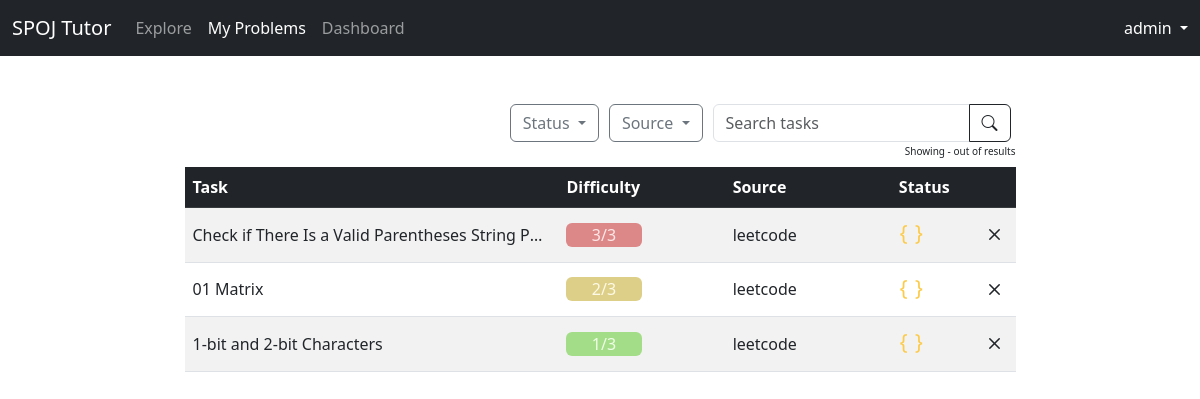
/tasks/my_problems (signed in), run on an earlier commit of the app's database.
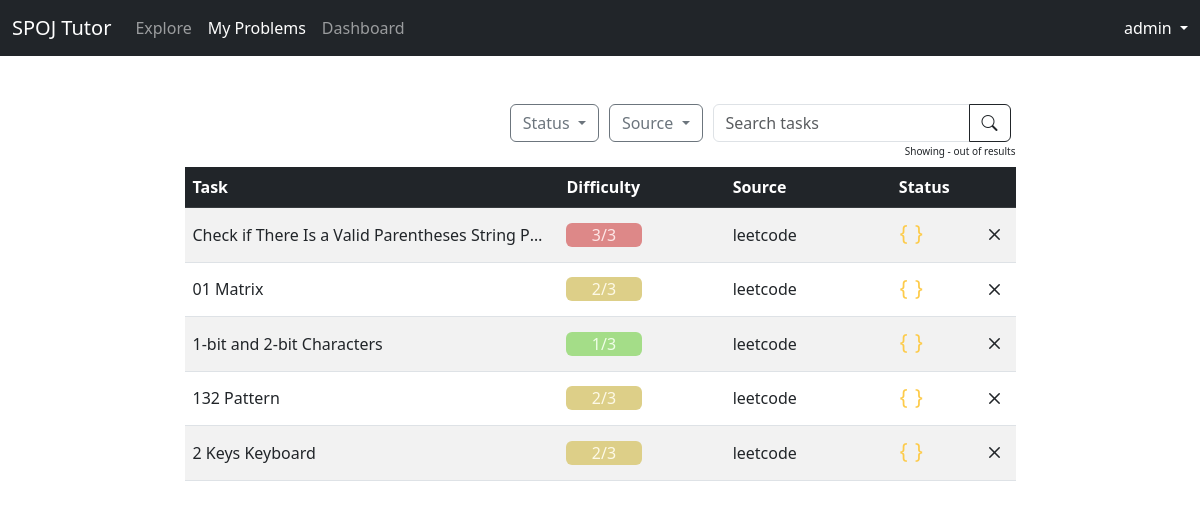
And on a later commit of the database.
### tasks/models.py (models this page shows, shortened)
class UserTask(models.Model):
    id = models.AutoField(primary_key=True)
    task_id = models.ForeignKey(Task, related_name="user_tasks", on_delete=models.CASCADE)
    user_id = models.ForeignKey(User, related_name="user_tasks", on_delete=models.CASCADE)
    class Meta:
        unique_together = ("task_id", "user_id")
    user_solution = models.CharField(max_length=1000, blank=True, null=True)
    user_note = models.CharField(max_length=500, blank=True, null=True)
    finished_date = models.DateTimeField(blank=True, null=True)

class Task(models.Model):
    id = models.AutoField(primary_key=True)
    difficulty = models.PositiveIntegerField()
    title = models.CharField(max_length=125)
    spoj = models.ForeignKey(Spoj, on_delete=models.CASCADE)
    class Meta:
        unique_together = ("difficulty", "title", "spoj", "url", "solution_url")
    url = models.URLField(max_length=200, blank=True, null=True)
    solution_url = models.URLField(max_length=200, blank=True, null=True)

class Spoj(models.Model):
    name = models.CharField(max_length=255, primary_key=True)
    amount_of_difficulty_levels = models.IntegerField(null=False, blank=False)
    url = models.URLField(max_length=200)
    def __str__(self):
        return self.name

### tasks/views.py (the view)
# urls.py: path("my_problems", login_required(views.UserTaskListView.as_view()), name='user_tasks'),
class UserTaskListView(ListView):
    model = UserTask
    context_object_name = 'tasks'
    template_name = 'user_tasks/user_tasks.html'
    paginate_by = 20

### templates/user_tasks/user_tasks.html (shortened to what this page needs)
{% extends 'base.html' %}
{% load static %}
{% load paginator_tags %}
{% block stylesheet %}
    {{ block.super }}
    <link rel="stylesheet" href="{% static 'css/tasks.css' %}">
{% endblock stylesheet %}
{% block navbar_items %}
    <li class="nav-item">
        <a class="nav-link" aria-current="page" href="{% url 'tasks' %}">Explore</a>
    </li>
    <li class="nav-item">
        <a class="nav-link active" href="{% url 'user_tasks' %}">My Problems</a>
    </li>
    <li class="nav-item">
        <a class="nav-link" href="#">Dashboard</a>
    </li>
{% endblock navbar_items %}
{% block content %}
    <div class="row justify-content-center">
        <div class="col-lg-9 col-md-12 col-sm-12">
            {% include 'includes/user_task_table_nav.html' %}
            <table class="fixed table table-striped my-2 align-middle">
                <thead class="table-dark ">
                <tr>
                    <th style="width: 45%">Task</th>
                    <th style="width: 20%">Difficulty</th>
                    <th style="width: 20%">Source</th>
                    <th style="width: 10%">Status</th>
                    <th style="width: 5%"></th>
                </tr>
                </thead>
                <tbody>
                {% for task in tasks %}
                    <tr>
                        <td class="title"><a class="link"
                                             href="{% url 'single_user_task' task.id %}">{{ task.task_id.title }}</a>
                        </td>
                        <td>
                            <div class="diff container-lg rounded-2" id="diff">
                                {{ task.task_id.difficulty | add:1 }}/{{ task.task_id.spoj.amount_of_difficulty_levels }}
                            </div>
                        </td>
                        <td>
                            <a class="link" href={{ task.task_id.url }} target="_blank" rel="noopener noreferrer">
                                {{ task.task_id.spoj }}
                            </a>
                        </td>
                        <td class="text-left">
                            {% if task.finished_date is not None %}
                                <i class="bi bi-check icon-green" style="font-size: 25px"></i>
                            {% else %}
                                <i class="bi bi-braces icon-yellow" style="font-size: 25px"></i>
                            {% endif %}
                        </td>
                        <td>
                            <form method="post" action="{{ request.full_path }}">
                                <button class="blank-button link-delete" type="submit" name="delete-user-task"
                                        value="{{ task.id }}">
                                    <i class="bi bi-x" style="font-size: 25px"></i>
                                </button>
                            </form>
                        </td>
                    </tr>
                {% endfor %}
                </tbody>
            </table>
        </div>
    </div>
{% endblock content %}

### templates/base.html (shortened to what this page needs)
{% load static %}
<!DOCTYPE html>
<html>
<head>
    {% block stylesheet %}
        <link rel="stylesheet" href="{% static 'css/bootstrap.min.css' %}">
        <link href="{% static 'css/bootstrap-icons.css' %}" rel="stylesheet">
    {% endblock stylesheet %}
</head>
<body>
{% block body %}
    {% block nav %}
        <nav class="navbar sticky-top navbar-expand-lg bg-dark" data-bs-theme="dark">
            <div class="container-fluid">
                <a class="navbar-brand" href="#">SPOJ Tutor</a>
                <div class="collapse navbar-collapse" id="navbarNavDropdown">
                    <ul class="navbar-nav me-auto mb-2 mb-lg-0">
                        {% block navbar_items %}{% endblock navbar_items %}
                    </ul>
                    {% if user.is_authenticated %}
                        <div class="navbar-text dropdown">
                            <a class="nav-link dropdown-toggle" href="#" role="button" data-bs-toggle="dropdown"
                               aria-expanded="false">
                                {{ user.username }}
                            </a>
                        </div>
                    {% else %}
                        <form class="form-inline">
                            <a href="{% url 'login' %}" class="btn btn-outline-light">Log In</a>
                            <a href="{% url 'signup' %}" class="btn btn-primary">Sign Up</a>
                        </form>
                    {% endif %}
                </div>
            </div>
        </nav>
    {% endblock nav %}
    <div class="container mx-auto mt-5">
        {% block content %}
        {% endblock %}
    </div>
{% endblock body %}
</body>
</html>

### templates/includes/user_task_table_nav.html (shortened to what this page needs)
{% extends 'includes/table_nav.html' %}
{% block status_dropdown %}
    <div class="input-group mb-3">
                        <button class="btn btn-outline-secondary dropdown-toggle" type="button"
                                data-bs-toggle="dropdown"
                                aria-expanded="false">
                            {% if "status" in task_query.params %}
                                {% if request.GET.status == "in-my-problems" %}
                                    <i class="bi bi-braces dropdown-icon icon-yellow" style="font-size: 16px"></i> In
                                    my problems
                                {% elif request.GET.status == "solved" %}
                                    <i class="bi bi-check dropdown-icon icon-green" style="font-size: 16px"></i>
                                    Solved
                                {% endif %}
                            {% else %}
                                Status
                            {% endif %}
                        </button>
                    </div>
{% endblock status_dropdown %}

### templates/includes/table_nav.html (shortened to what this page needs)
{% load paginator_tags static %}
<div class="container text-center gx-0 ">
    <div class="d-flex justify-content-end">
        <div class="row-element">
            {% if user.is_authenticated %}
                {% block status_dropdown %}{% endblock status_dropdown %}
            {% endif %}
        </div>
        <div class="row-element">
            <div class="input-group mb-3">
                <button class="btn btn-outline-secondary dropdown-toggle" type="button" data-bs-toggle="dropdown"
                        aria-expanded="false">
                    {% if "source" in task_query.params %}
                        {{ request.GET.source }}
                    {% else %}
                        Source
                    {% endif %}
                </button>
            </div>
        </div>
        <div class="row-element">
            <div class="input-group">
                <input id="searchInput" name="search" type="search" class="form-control" placeholder="Search tasks"
                       onchange="redirect(query_param='search', query_value=null, elem_id='searchInput')"
                       value="{% if "search" in task_query.params %}{{ request.GET.search }}{% endif %}">
                <button class="btn btn-outline-dark search"
                        onclick="redirect(query_param='search', query_value=null, elem_id='searchInput')" type="submit">
                    <i class="bi bi-search icon-grey icon"></i>
                </button>
            </div>
        </div>
    </div>
    <div class="d-flex justify-content-end">
        <span class="table-info">Showing {{ tasks.start_index }}-{{ tasks.end_index }} out of {{ tasks_count }} results</span>
    </div>
</div>

### templates/includes/table_pagination.html (shortened to what this page needs)
{% load paginator_tags %}
{% load static %}

### static/css/tasks.css (style rules this page uses)
.diff { width: 50%; height: auto; text-align: center; float: left; }
.fixed { table-layout: fixed; }
.title { overflow: hidden; white-space: nowrap; text-overflow: ellipsis; }
.link { color: #212529; text-decoration: none; }
.link-delete { color: #212529; text-decoration: none; }
.icon-grey { color: #212529; }
.row-element { margin: 0 5px 0 5px; height: 40px; }
.icon-yellow { color: #FDCB4A; }
.table-info { font-size: 10px; color: #212529; }
.blank-button { background: none; color: inherit; border: none; padding: 0; font: inherit; cursor: pointer; outline: inherit; }

What changed in the data, as far as the page shows it:
added UserTask: task_id "132 Pattern", task_id.difficulty|add "2", task_id.spoj.amount_of_difficulty_levels "3", task_id.spoj "leetcode", {{ task.id }} 28 (drawn)
added UserTask: task_id "2 Keys Keyboard", task_id.difficulty|add "2", task_id.spoj.amount_of_difficulty_levels "3", task_id.spoj "leetcode", {{ task.id }} 29 (drawn)
